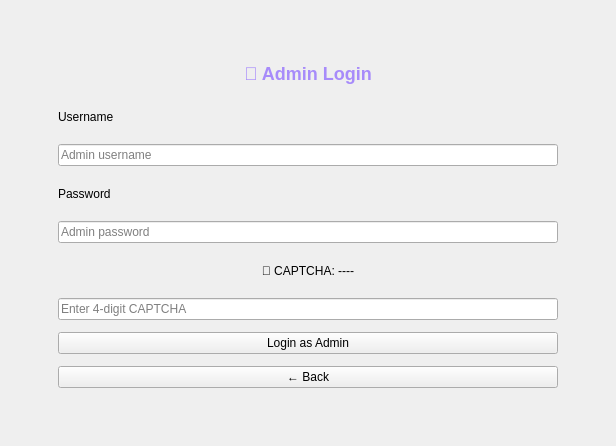
      <widget class="QWidget" name="pageAdminLogin">
       <layout class="QVBoxLayout">
        <item><spacer><property name="orientation"><enum>Qt::Vertical</enum></property></spacer></item>
        <item>
         <layout class="QHBoxLayout">
          <item><spacer><property name="orientation"><enum>Qt::Horizontal</enum></property></spacer></item>
          <item>
           <widget class="QFrame" name="frameAdminLogin">
            <property name="minimumSize"><size><width>580</width><height>410</height></size></property>
            <layout class="QVBoxLayout"><property name="margin"><number>40</number></property><property name="spacing"><number>12</number></property>
             <item><widget class="QLabel"><property name="text"><string>🔑 Admin Login</string></property><property name="alignment"><set>Qt::AlignCenter</set></property><property name="styleSheet"><string>font-size:18px;font-weight:bold;color:#a78bfa;</string></property></widget></item>
             <item><widget class="QLabel"><property name="text"><string>Username</string></property></widget></item>
             <item><widget class="QLineEdit" name="txtAdminUsername"><property name="placeholderText"><string>Admin username</string></property></widget></item>
             <item><widget class="QLabel"><property name="text"><string>Password</string></property></widget></item>
             <item><widget class="QLineEdit" name="txtAdminPassword"><property name="placeholderText"><string>Admin password</string></property><property name="echoMode"><enum>QLineEdit::Password</enum></property></widget></item>
             <item><widget class="QLabel" name="lblCaptchaAdmin"><property name="text"><string>🔐 CAPTCHA: ----</string></property><property name="alignment"><set>Qt::AlignCenter</set></property></widget></item>
             <item><widget class="QLineEdit" name="txtAdminCaptcha"><property name="placeholderText"><string>Enter 4-digit CAPTCHA</string></property></widget></item>
             <item><widget class="QPushButton" name="btnAdminLogin"><property name="text"><string>Login as Admin</string></property></widget></item>
             <item><widget class="QPushButton" name="btnBackFromAdminLogin"><property name="text"><string>← Back</string></property></widget></item>
            </layout>
           </widget>
          </item>
          <item><spacer><property name="orientation"><enum>Qt::Horizontal</enum></property></spacer></item>
         </layout>
        </item>
        <item><spacer><property name="orientation"><enum>Qt::Vertical</enum></property></spacer></item>
       </layout>
      </widget>
